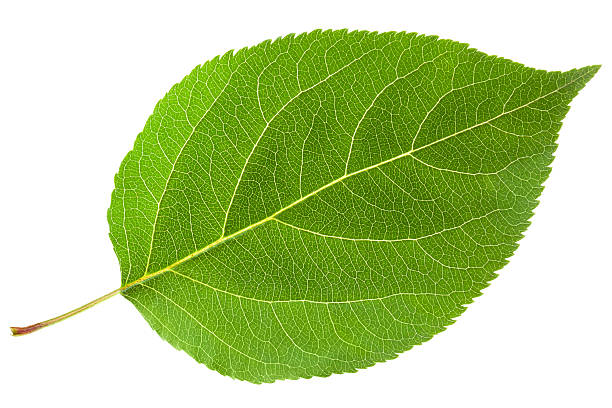
#> input picture sistemas-inteligentes/class/2024-12-19/image.png, 612 x 408 px
$ jupyter execute main.ipynb
#> lines starting #> are read from the running program, lines starting #| are printed output that depends on the picture
# Q1

[cell 1]
import cv2
import matplotlib.pyplot as plt
import numpy as np
import pandas as pd
import random

[cell 2]
class Kmeans:
    def __init__(self, k: int, num_iterations: int = 100):
        self.k = k
        self.num_iterations = num_iterations
        self.data = []
        self.centroids = []
        self.clusters = []


    def euclidean_distance(
        self,
        x1:float,
        x2:float
    ) -> float:
        if not isinstance(x1, (int, float)) or not isinstance(x2, (int, float)):
            raise ValueError("A distância só pode ser calculada entre números")

        return ((x1 - x2) ** 2)**0.5

    def features_distance(
        self,
        x1:list[float],
        x2:list[float]
    ) -> float:

        if not isinstance(x1, list) or not isinstance(x2, list):
            raise ValueError("As features devem ser listas de números")

        distancies = [self.euclidean_distance(x1[i], x2[i]) for i in range(len(x1))]

        result = 0

        for dist in distancies:

            result += dist

        return result


    def fit(self, data: list[list[float]]):

        self.data = data
        self.centroids = [
            random.choice(data) for _ in range(self.k)
        ]

        for _ in range(self.num_iterations):
            self.clusters = [
            [] for _ in range(self.k)
            ]
            for element in data:

                distances = []

                for centroid in self.centroids:

                    distance = self.features_distance(centroid, element)
                    distances.append(distance)

                closest = min(distances)
                closest_index = distances.index(closest)

                self.clusters[closest_index].append(element)


            new_centroids = []
            for cluster in self.clusters:

                if cluster:  # Se o cluster não está vazio
                    new_centroid = [sum(feature) / len(cluster) for feature in zip(*cluster)]
                else:  # Se o cluster está vazio, mantenha o centroid anterior
                    new_centroid = random.choice(self.data)  # Ou escolha outro ponto aleatório

                new_centroids.append(new_centroid)

            self.centroids = new_centroids


    def predict(self, data: list[list[float]]) -> list[int]:
        """
        Retorna o índice do cluster mais próximo para cada ponto.

        - Args:
            - data: lista de pontos a serem classificados.

        - Returns:
            - labels: lista com os índices dos clusters mais próximos para cada ponto.
        """
        labels = []
        for element in data:
            distances = [
                self.features_distance(centroid, element) for centroid in self.centroids
            ]
            closest_index = distances.index(min(distances))
            labels.append(closest_index)
        return labels

[cell 3]
image = cv2.imread("image.png", cv2.IMREAD_GRAYSCALE)
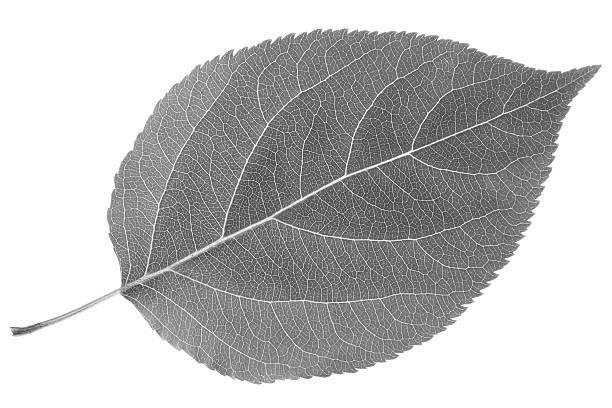
#> image: shape (408, 612); min 29, max 255, mean 191
image

[cell 4]
image.shape
#> Out = (408, 612)

[cell 5]
plt.imshow(image, cmap='gray')
plt.axis('off')
plt.show()

[cell 6]
len(image)
#> Out = 408

[cell 7]
len(image[0])
#> Out = 612

[cell 8]
image[0][0]
#> Out = 255

[cell 9]
k_means = Kmeans(3)

[cell 10]
pixel_values = image.reshape((-1, 1)).astype(float).tolist() # Convertendo a matriz de pixels para um vetor de pixeis
#> pixel_values = 249696 items

[cell 11]
k_means.fit(pixel_values)
#> in fit, `self.centroids = [ random.choice(data) for _ in range(self.k) ]`: self.centroids = [[255], [255], [96]]
